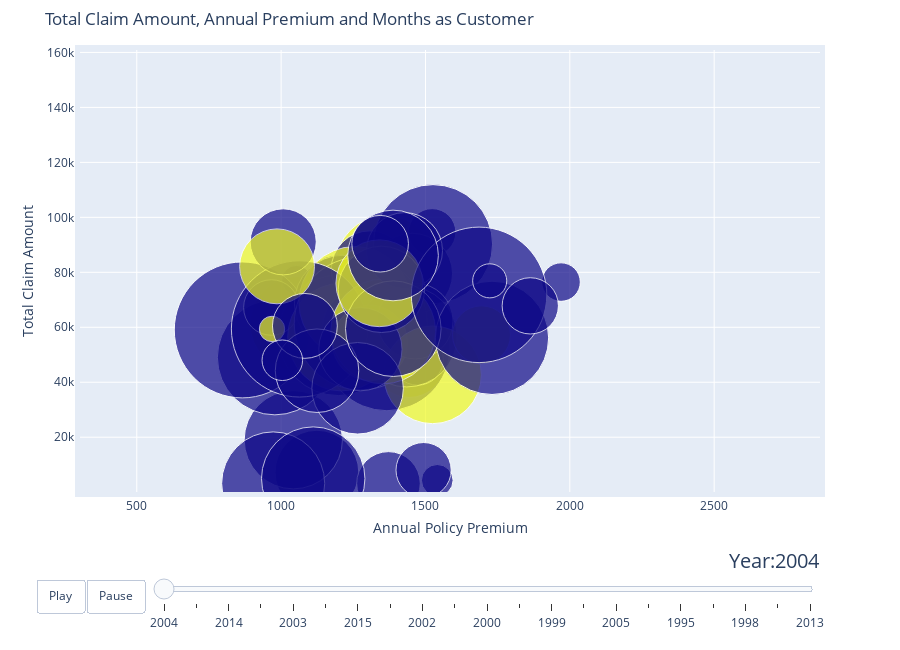

The notebook cell this image was saved under:
### Code cell
import warnings
warnings.filterwarnings('ignore')

figure = bubbleplot(dataset = train, x_column = 'policy_annual_premium', y_column = 'total_claim_amount',
                    bubble_column = 'fraud_reported', time_column = 'auto_year', size_column = 'months_as_customer',
                    color_column = 'fraud_reported', x_title = "Annual Policy Premium", y_title = "Total Claim Amount",
                    title = 'Total Claim Amount, Annual Premium and Months as Customer',
    x_logscale = False, scale_bubble = 3, height = 650)

py.iplot(figure, config={'scrollzoom': True})

### Figure 1 — Plotly figure (JSON) as saved in the notebook; plotly's stock layout.template omitted (floating-point values rounded to 4 significant figures)
{"data": [{"marker": {"color": [1, 0, 0, 1, 1, 0, 0, 0, 0, 0, 0, 0, 1, 0, 0, 0, 0, 1, 0, 0, 0, 0, 0, 0, 0, 0, 1, 0, 0, 1, 0, 1, 0, 0, 1, 1, 1, 0, 0, 0, 0, 0, 0, 1, 0, 0, 0, 0, 0, 1, 0, 0, 0, 0, 0, 0], "size": [147, 175, 22, 254, 222, 127, 22, 124, 241, 330, 362, 461, 134, 101, 77, 229, 396, 289, 265, 56, 147, 146, 163, 66, 354, 440, 313, 253, 463, 142, 143, 16, 109, 25, 238, 274, 140, 37, 76, 144, 173, 209, 174, 84, 320, 267, 186, 105, 228, 188, 458, 205, 41, 80, 79, 29], "sizemode": "area", "sizeref": 0.0499}, "mode": "markers", "text": ["1", "0", "0", "1", "1", "0", "0", "0", "0", "0", "0", "0", "1", "0", "0", "0", "0", "1", "0", "0", "0", "0", "0", "0", "0", "0", "1", "0", "0", "1", "0", "1", "0", "0", "1", "1", "1", "0", "0", "0", "0", "0", "0", "1", "0", "0", "0", "0", "0", "1", "0", "0", "0", "0", "0", "0"], "type": "scatter", "x": [1334.0, 1124.0, 1277.0, 1363.0, 1056.0, 1326.0, 1053.0, 1198.0, 1042.0, 978.5, 1198.0, 865.3, 1443.0, 1372.0, 966.3, 1212.0, 1366.0, 1209.0, 972.5, 1523.0, 1307.0, 1276.0, 1454.0, 1473.0, 1526.0, 1276.0, 1256.0, 1435.0, 1064.0, 1308.0, 1464.0, 968.5, 1007.0, 1541.0, 1524.0, 1354.0, 986.0, 1970.0, 1494.0, 1427.0, 1275.0, 1265.0, 1124.0, 1694.0, 1730.0, 1111.0, 1347.0, 1082.0, 1389.0, 1340.0, 1686.0, 1388.0, 1004.0, 1343, 1863.0, 1722.0], "y": [53100, 7290, 78900, 82320, 61290, 66950, 77130, 73560, 19080, 49060, 57060, 59040, 47790, 3190, 67200, 68760, 52560, 56430, 3190, 94560, 81120, 59940, 79500, 48290, 90240, 61400, 69000, 56610, 59400, 54360, 62260, 59400, 91080, 4320, 42700, 58500, 82170, 76450, 8030, 87900, 52030, 37800, 44200, 57240, 56160, 4950, 73800, 60500, 59490, 76010, 71800, 86130, 48000, 90400, 67800, 76900]}], "layout": {"height": 650, "hovermode": "closest", "margin": {"b": 50, "pad": 5, "t": 50}, "showlegend": false, "sliders": [{"active": 0, "currentvalue": {"font": {"size": 20}, "prefix": "Year:", "visible": true, "xanchor": "right"}, "len": 0.9, "pad": {"b": 10, "t": 50}, "steps": [{"args": [[2004], {"frame": {"duration": 300, "redraw": false}, "mode": "immediate", "transition": {"duration": 300}}], "label": "2004", "method": "animate"}, {"args": [[2007], {"frame": {"duration": 300, "redraw": false}, "mode": "immediate", "transition": {"duration": 300}}], "label": "2007", "method": "animate"}, {"args": [[2014], {"frame": {"duration": 300, "redraw": false}, "mode": "immediate", "transition": {"duration": 300}}], "label": "2014", "method": "animate"}, {"args": [[2009], {"frame": {"duration": 300, "redraw": false}, "mode": "immediate", "transition": {"duration": 300}}], "label": "2009", "method": "animate"}, {"args": [[2003], {"frame": {"duration": 300, "redraw": false}, "mode": "immediate", "transition": {"duration": 300}}], "label": "2003", "method": "animate"}, {"args": [[2012], {"frame": {"duration": 300, "redraw": false}, "mode": "immediate", "transition": {"duration": 300}}], "label": "2012", "method": "animate"}, {"args": [[2015], {"frame": {"duration": 300, "redraw": false}, "mode": "immediate", "transition": {"duration": 300}}], "label": "2015", "method": "animate"}, {"args": [[1996], {"frame": {"duration": 300, "redraw": false}, "mode": "immediate", "transition": {"duration": 300}}], "label": "1996", "method": "animate"}, {"args": [[2002], {"frame": {"duration": 300, "redraw": false}, "mode": "immediate", "transition": {"duration": 300}}], "label": "2002", "method": "animate"}, {"args": [[2006], {"frame": {"duration": 300, "redraw": false}, "mode": "immediate", "transition": {"duration": 300}}], "label": "2006", "method": "animate"}, {"args": [[2000], {"frame": {"duration": 300, "redraw": false}, "mode": "immediate", "transition": {"duration": 300}}], "label": "2000", "method": "animate"}, {"args": [[2010], {"frame": {"duration": 300, "redraw": false}, "mode": "immediate", "transition": {"duration": 300}}], "label": "2010", "method": "animate"}, {"args": [[1999], {"frame": {"duration": 300, "redraw": false}, "mode": "immediate", "transition": {"duration": 300}}], "label": "1999", "method": "animate"}, {"args": [[2011], {"frame": {"duration": 300, "redraw": false}, "mode": "immediate", "transition": {"duration": 300}}], "label": "2011", "method": "animate"}, {"args": [[2005], {"frame": {"duration": 300, "redraw": false}, "mode": "immediate", "transition": {"duration": 300}}], "label": "2005", "method": "animate"}, {"args": [[2008], {"frame": {"duration": 300, "redraw": false}, "mode": "immediate", "transition": {"duration": 300}}], "label": "2008", "method": "animate"}, {"args": [[1995], {"frame": {"duration": 300, "redraw": false}, "mode": "immediate", "transition": {"duration": 300}}], "label": "1995", "method": "animate"}, {"args": [[2001], {"frame": {"duration": 300, "redraw": false}, "mode": "immediate", "transition": {"duration": 300}}], "label": "2001", "method": "animate"}, {"args": [[1998], {"frame": {"duration": 300, "redraw": false}, "mode": "immediate", "transition": {"duration": 300}}], "label": "1998", "method": "animate"}, {"args": [[1997], {"frame": {"duration": 300, "redraw": false}, "mode": "immediate", "transition": {"duration": 300}}], "label": "1997", "method": "animate"}, {"args": [[2013], {"frame": {"duration": 300, "redraw": false}, "mode": "immediate", "transition": {"duration": 300}}], "label": "2013", "method": "animate"}], "transition": {"duration": 300, "easing": "cubic-in-out"}, "x": 0.1, "xanchor": "left", "y": 0, "yanchor": "top"}], "title": {"text": "Total Claim Amount, Annual Premium and Months as Customer"}, "updatemenus": [{"buttons": [{"args": [null, {"frame": {"duration": 500, "redraw": false}, "fromcurrent": true, "transition": {"duration": 300, "easing": "quadratic-in-out"}}], "label": "Play", "method": "animate"}, {"args": [[null], {"frame": {"duration": 0, "redraw": false}, "mode": "immediate", "transition": {"duration": 0}}], "label": "Pause", "method": "animate"}], "direction": "left", "pad": {"r": 10, "t": 87}, "showactive": false, "type": "buttons", "x": 0.1, "xanchor": "right", "y": 0, "yanchor": "top"}], "xaxis": {"autorange": false, "range": [303.3, 2867.0], "title": {"text": "Annual Policy Premium"}}, "yaxis": {"autorange": false, "range": [70, 160888], "title": {"text": "Total Claim Amount"}}}}
